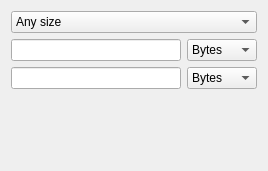
           <widget class="QWidget" name="page_4">
            <property name="geometry">
             <rect>
              <x>0</x>
              <y>0</y>
              <width>268</width>
              <height>171</height>
             </rect>
            </property>
            <attribute name="label">
             <string>Si&amp;ze</string>
            </attribute>
            <attribute name="toolTip">
             <string extracomment="Search range">Search range</string>
            </attribute>
            <layout class="QGridLayout" name="gridLayout_6">
             <item row="0" column="0">
              <layout class="QVBoxLayout" name="verticalLayout_6">
               <item>
                <widget class="QComboBox" name="sizeComboBox">
                 <property name="toolTip">
                  <string extracomment="Includes endpoints"/>
                 </property>
                 <item>
                  <property name="text">
                   <string>Any size</string>
                  </property>
                 </item>
                 <item>
                  <property name="text">
                   <string>Larger than...</string>
                  </property>
                 </item>
                 <item>
                  <property name="text">
                   <string>Smaller than...</string>
                  </property>
                 </item>
                 <item>
                  <property name="text">
                   <string>Between...</string>
                  </property>
                 </item>
                </widget>
               </item>
               <item>
                <layout class="QHBoxLayout" name="horizontalLayout_5">
                 <item>
                  <widget class="QLineEdit" name="sizeLineEdit"/>
                 </item>
                 <item>
                  <widget class="QComboBox" name="sizeUnitsComboBox">
                   <item>
                    <property name="text">
                     <string>Bytes</string>
                    </property>
                   </item>
                   <item>
                    <property name="text">
                     <string>KBytes</string>
                    </property>
                   </item>
                   <item>
                    <property name="text">
                     <string>MBytes</string>
                    </property>
                   </item>
                   <item>
                    <property name="text">
                     <string>GBytes</string>
                    </property>
                   </item>
                  </widget>
                 </item>
                </layout>
               </item>
               <item>
                <layout class="QHBoxLayout" name="horizontalLayout_6">
                 <item>
                  <widget class="QLineEdit" name="sizeLineEdit2"/>
                 </item>
                 <item>
                  <widget class="QComboBox" name="sizeUnitsComboBox2">
                   <item>
                    <property name="text">
                     <string>Bytes</string>
                    </property>
                   </item>
                   <item>
                    <property name="text">
                     <string>KBytes</string>
                    </property>
                   </item>
                   <item>
                    <property name="text">
                     <string>MBytes</string>
                    </property>
                   </item>
                   <item>
                    <property name="text">
                     <string>GBytes</string>
                    </property>
                   </item>
                  </widget>
                 </item>
                </layout>
               </item>
               <item>
                <spacer name="verticalSpacer_2">
                 <property name="orientation">
                  <enum>Qt::Vertical</enum>
                 </property>
                 <property name="sizeHint" stdset="0">
                  <size>
                   <width>20</width>
                   <height>58</height>
                  </size>
                 </property>
                </spacer>
               </item>
              </layout>
             </item>
            </layout>
           </widget>
